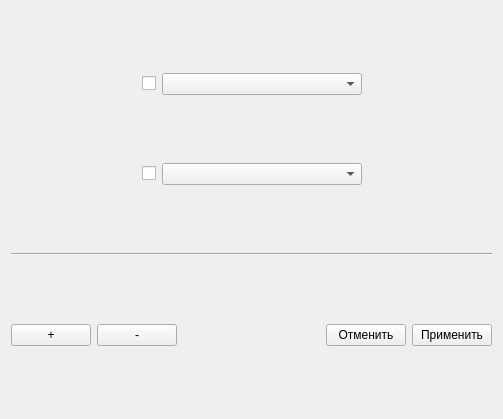
<?xml version="1.0" encoding="UTF-8"?>
<ui version="4.0">
 <class>Choice_tests</class>
 <widget class="QWidget" name="Choice_tests">
  <property name="geometry">
   <rect>
    <x>0</x>
    <y>0</y>
    <width>503</width>
    <height>419</height>
   </rect>
  </property>
  <property name="windowTitle">
   <string>Form</string>
  </property>
  <layout class="QVBoxLayout" name="verticalLayout">
   <item>
    <layout class="QHBoxLayout" name="horizontalLayout">
     <item>
      <spacer name="horizontalSpacer_3">
       <property name="orientation">
        <enum>Qt::Horizontal</enum>
       </property>
       <property name="sizeHint" stdset="0">
        <size>
         <width>40</width>
         <height>20</height>
        </size>
       </property>
      </spacer>
     </item>
     <item>
      <widget class="QCheckBox" name="checkBox">
       <property name="text">
        <string/>
       </property>
      </widget>
     </item>
     <item>
      <widget class="QComboBox" name="comboBox">
       <property name="minimumSize">
        <size>
         <width>200</width>
         <height>0</height>
        </size>
       </property>
      </widget>
     </item>
     <item>
      <spacer name="horizontalSpacer_4">
       <property name="orientation">
        <enum>Qt::Horizontal</enum>
       </property>
       <property name="sizeHint" stdset="0">
        <size>
         <width>40</width>
         <height>20</height>
        </size>
       </property>
      </spacer>
     </item>
    </layout>
   </item>
   <item>
    <layout class="QHBoxLayout" name="horizontalLayout_2">
     <item>
      <spacer name="horizontalSpacer_2">
       <property name="orientation">
        <enum>Qt::Horizontal</enum>
       </property>
       <property name="sizeHint" stdset="0">
        <size>
         <width>40</width>
         <height>20</height>
        </size>
       </property>
      </spacer>
     </item>
     <item>
      <widget class="QCheckBox" name="checkBox_2">
       <property name="text">
        <string/>
       </property>
      </widget>
     </item>
     <item>
      <widget class="QComboBox" name="comboBox_2">
       <property name="minimumSize">
        <size>
         <width>200</width>
         <height>0</height>
        </size>
       </property>
      </widget>
     </item>
     <item>
      <spacer name="horizontalSpacer_5">
       <property name="orientation">
        <enum>Qt::Horizontal</enum>
       </property>
       <property name="sizeHint" stdset="0">
        <size>
         <width>40</width>
         <height>20</height>
        </size>
       </property>
      </spacer>
     </item>
    </layout>
   </item>
   <item>
    <widget class="Line" name="line">
     <property name="orientation">
      <enum>Qt::Horizontal</enum>
     </property>
    </widget>
   </item>
   <item>
    <layout class="QHBoxLayout" name="horizontalLayout_3">
     <item>
      <widget class="QPushButton" name="pushButton">
       <property name="text">
        <string>+</string>
       </property>
      </widget>
     </item>
     <item>
      <widget class="QPushButton" name="pushButton_2">
       <property name="text">
        <string>-</string>
       </property>
      </widget>
     </item>
     <item>
      <spacer name="horizontalSpacer">
       <property name="orientation">
        <enum>Qt::Horizontal</enum>
       </property>
       <property name="sizeHint" stdset="0">
        <size>
         <width>40</width>
         <height>20</height>
        </size>
       </property>
      </spacer>
     </item>
     <item>
      <widget class="QPushButton" name="pushButton_3">
       <property name="text">
        <string>Отменить</string>
       </property>
      </widget>
     </item>
     <item>
      <widget class="QPushButton" name="pushButton_4">
       <property name="text">
        <string>Применить</string>
       </property>
      </widget>
     </item>
    </layout>
   </item>
  </layout>
 </widget>
 <resources/>
 <connections/>
</ui>
